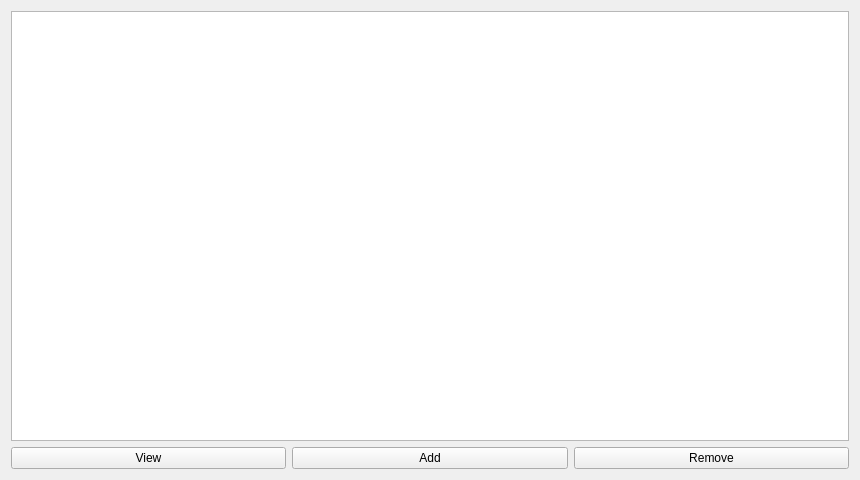
<?xml version="1.0" encoding="UTF-8"?>
<ui version="4.0">
 <class>MainWindow</class>
 <widget class="QMainWindow" name="MainWindow">
  <property name="geometry">
   <rect>
    <x>0</x>
    <y>0</y>
    <width>860</width>
    <height>480</height>
   </rect>
  </property>
  <property name="windowTitle">
   <string>MainWindow</string>
  </property>
  <widget class="QWidget" name="centralWidget">
   <layout class="QHBoxLayout" name="horizontalLayout_2">
    <item>
     <layout class="QVBoxLayout" name="layoutPlot"/>
    </item>
    <item>
     <layout class="QVBoxLayout" name="layoutFunctions">
      <item>
       <widget class="QTableWidget" name="table">
        <property name="sizePolicy">
         <sizepolicy hsizetype="Preferred" vsizetype="Expanding">
          <horstretch>0</horstretch>
          <verstretch>0</verstretch>
         </sizepolicy>
        </property>
       </widget>
      </item>
      <item>
       <layout class="QHBoxLayout" name="layoutButtons">
        <item>
         <widget class="QPushButton" name="buttonView">
          <property name="sizePolicy">
           <sizepolicy hsizetype="Preferred" vsizetype="Fixed">
            <horstretch>0</horstretch>
            <verstretch>0</verstretch>
           </sizepolicy>
          </property>
          <property name="text">
           <string>View</string>
          </property>
         </widget>
        </item>
        <item>
         <widget class="QPushButton" name="buttonAdd">
          <property name="sizePolicy">
           <sizepolicy hsizetype="Preferred" vsizetype="Fixed">
            <horstretch>0</horstretch>
            <verstretch>0</verstretch>
           </sizepolicy>
          </property>
          <property name="text">
           <string>Add</string>
          </property>
         </widget>
        </item>
        <item>
         <widget class="QPushButton" name="buttonRemove">
          <property name="sizePolicy">
           <sizepolicy hsizetype="Preferred" vsizetype="Fixed">
            <horstretch>0</horstretch>
            <verstretch>0</verstretch>
           </sizepolicy>
          </property>
          <property name="text">
           <string>Remove</string>
          </property>
         </widget>
        </item>
       </layout>
      </item>
     </layout>
    </item>
   </layout>
  </widget>
 </widget>
 <layoutdefault spacing="6" margin="11"/>
 <resources/>
 <connections/>
</ui>
